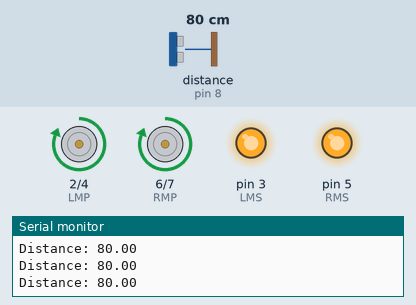
Recording of a sketch running on a simulated Arduino Uno, built with avr-gcc and run on an emulated ATmega328P. Parts: motor-driver pin pairs drawn as motors (green arrow = first pin HIGH = forward, orange = second pin HIGH = backward, longer = more drive), output pins drawn as LEDs (lit = HIGH), the last lines printed to the serial monitor. Wiring (inferred from the names in the program): ultrasonic range finder: trigger pin 9; echo pin 8. The inputs (shaded band) are chosen by the test bench; at power-on: distance to the obstacle (sensor on pin 8) 80 cm. The echo pulse lasts 58.3 µs per cm; pins used as bus, display or sensor lines are not drawn.

Above: at 1.2 s.
1.3 s: distance to the obstacle (sensor on pin 8) set to 55 cm
4.3 s: distance to the obstacle (sensor on pin 8) set to 47 cm
At 5.1 s:
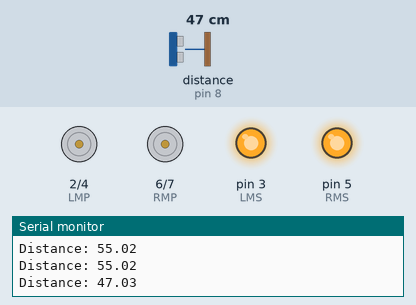
7.3 s: distance to the obstacle (sensor on pin 8) set to 60 cm
At 10.1 s:
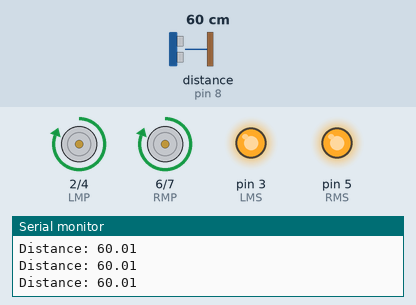
10.3 s: distance to the obstacle (sensor on pin 8) set to 2 cm
At 13.0 s:
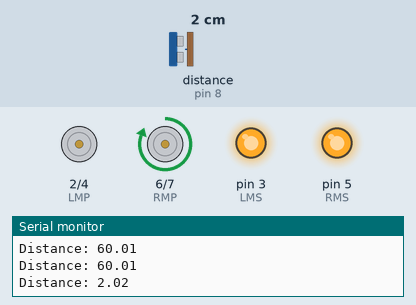
Timing chart, 0 to 14.3 s (numbered marks = the images above; inputs shaded):
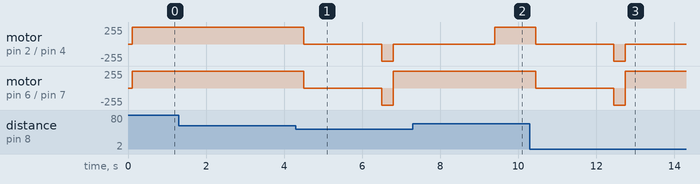

Measured:
- the behaviour switches between 50 and 49 cm on distance to the obstacle (sensor on pin 8) (found by bisection; images 0 and 1)
- after the input at 4.3 s, motor on pin 2 (LMP) / pin 4 (LMN): forward 255/255 → stopped after 0.20 s, → backward 255/255 2.0 s later, → stopped 0.30 s later; motor on pin 6 (RMP) / pin 7 (RMN): forward 255/255 → stopped after 0.20 s, → backward 255/255 2.0 s later, → forward 255/255 0.30 s later
- after the input at 7.3 s, motor on pin 2 (LMP) / pin 4 (LMN): stopped → forward 255/255 after 2.1 s; motor on pin 6 (RMP) / pin 7 (RMN): stays forward 255/255 (without the input it goes to stopped after 2.1 s)
- after the input at 10.3 s, motor on pin 2 (LMP) / pin 4 (LMN): forward 255/255 → stopped after 0.15 s, → backward 255/255 2.0 s later, → stopped 0.30 s later; motor on pin 6 (RMP) / pin 7 (RMN): forward 255/255 → stopped after 0.15 s, → backward 255/255 2.0 s later, → forward 255/255 0.30 s later

The sketch:

accident_avoiding_system1.ino
```cpp
#include <Servo.h>

#define RMS 5

#define RMP 6

#define RMN 7

#define LMS 3

#define LMP 2

#define LMN 4


const int trigPin = 9;

const int echoPin = 8;


float duration, distance;


void setup() {

  pinMode(trigPin, OUTPUT);

  pinMode(echoPin, INPUT);

  pinMode(RMS, OUTPUT);

  pinMode(RMP, OUTPUT);

  pinMode(RMN, OUTPUT);

  pinMode(LMS, OUTPUT);

  pinMode(LMP, OUTPUT);

  pinMode(LMN, OUTPUT);

  digitalWrite(RMS, HIGH);

  digitalWrite(LMS, HIGH);


  Serial.begin(9600);

}


void loop() {

  sense();


  if(distance>50)

  {

    forword();

  }

  else

  {

    stops();

    delay(2000);

    backward();

    delay(300);

    right();

    delay(2500);

  }


}


void sense()

{

  digitalWrite(trigPin, LOW);

  delayMicroseconds(2);

  digitalWrite(trigPin, HIGH);

  delayMicroseconds(10);

  digitalWrite(trigPin, LOW);


  duration = pulseIn(echoPin, HIGH);

  distance = (duration*.0343)/2;

  Serial.print("Distance: ");

  Serial.println(distance);

  delay(100);

}


void forword()

{

  digitalWrite(RMP, HIGH);

  digitalWrite(RMN, LOW);

  digitalWrite(LMP, HIGH);

  digitalWrite(LMN, LOW);

 }


void backward()

{

  digitalWrite(RMP, LOW);

  digitalWrite(RMN, HIGH);

  digitalWrite(LMP, LOW);

  digitalWrite(LMN, HIGH);

}


void stops()

{

  digitalWrite(RMP, LOW);

  digitalWrite(RMN, LOW);

  digitalWrite(LMP, LOW);

  digitalWrite(LMN, LOW);

}


void left()

{

  digitalWrite(RMP, LOW);

  digitalWrite(RMN, LOW);

  digitalWrite(LMP, HIGH);

  digitalWrite(LMN, LOW);

}


void right()

{

  digitalWrite(RMP, HIGH);

  digitalWrite(RMN, LOW);

  digitalWrite(LMP, LOW);

  digitalWrite(LMN, LOW);

} 
```
